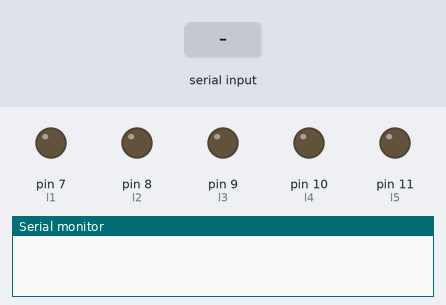
The sketch below on a simulated Arduino Uno, built with avr-gcc and run on an emulated ATmega328P. Shown: output pins drawn as LEDs (lit = HIGH), the last lines printed to the serial monitor. The inputs (shaded band) are chosen by the test bench. Pins used as bus, display or sensor lines are not drawn.

Above: at 1.2 s.
1.3 s: "A" received over Serial
At 2.4 s:
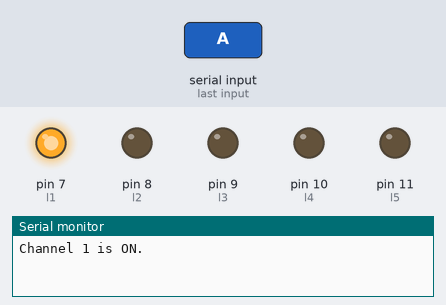
2.8 s: "B" received over Serial
At 3.6 s:
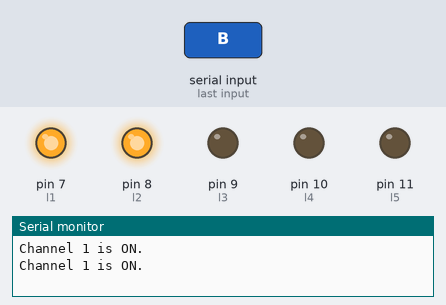
4.3 s: "a" received over Serial
At 4.7 s:
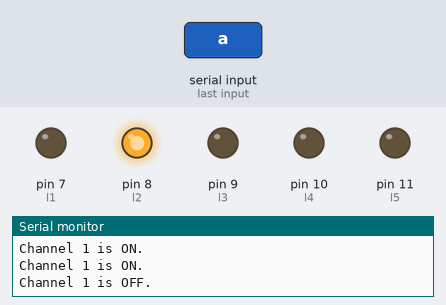
5.8 s: "C" received over Serial
At 7.0 s:
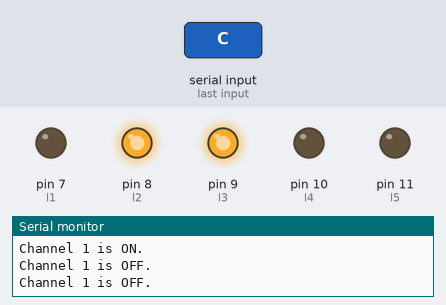
7.3 s: "D" received over Serial
At 8.2 s:
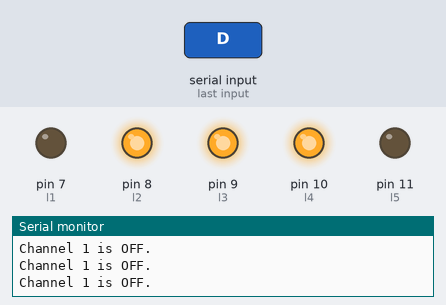
8.8 s: "E" received over Serial
At 9.3 s:
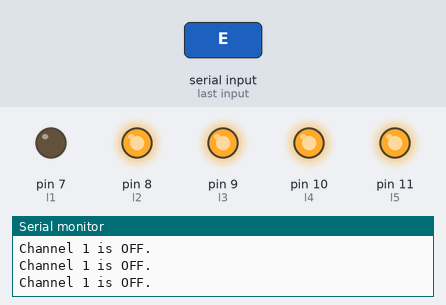
Timing chart, 0 to 11.3 s (numbered marks = the images above; inputs shaded):
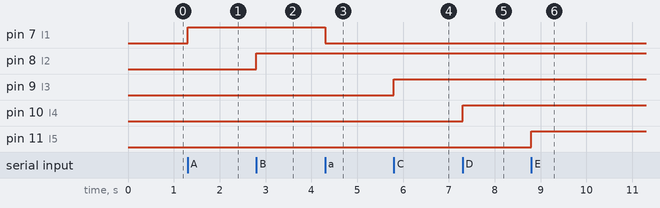

The sketch:

auto_timer.ino
```cpp
int r1=2, r2=3, r3=4, r4=5, r5=6;
int l1=7, l2=8, l3=9, l4=10, l5=11;
int state1=0, state2=0, state3=0, state4=0, state5=0,state6=0,state7=0,state8=0;
int indata=0,flag=0,flag1=0;
int d=1;
int h=0;
void setup()
{
 pinMode(r1,OUTPUT); digitalWrite(r1,LOW);
 pinMode(r2,OUTPUT); digitalWrite(r2,LOW);
 pinMode(r3,OUTPUT); digitalWrite(r3,LOW);
 pinMode(r4,OUTPUT); digitalWrite(r4,LOW);
 pinMode(r5,OUTPUT); digitalWrite(r5,LOW);
 pinMode(l1,OUTPUT); digitalWrite(l1,LOW);
 pinMode(l2,OUTPUT); digitalWrite(l2,LOW);
 pinMode(l3,OUTPUT); digitalWrite(l3,LOW);
 pinMode(l4,OUTPUT); digitalWrite(l4,LOW);
 pinMode(l5,OUTPUT); digitalWrite(l5,LOW);

 Serial.begin(9600);
}

void loop()
{if(flag1==1)
{
  h++;
  if(h==d)
state1=0;
}


  if(Serial.available())
  {
    indata=Serial.read();
    if(indata=='A'){ state1=1; flag=1;}
    if(indata=='B'){ state2=1; flag=1;}
    if(indata=='C'){ state3=1; flag=1;}
    if(indata=='D'){ state4=1; flag=1;}
    if(indata=='E'){ state5=1; flag=1;}
    if(indata=='a'){ state1=0; flag=1;}
    if(indata=='b'){ state2=0; flag=1;}
    if(indata=='c'){ state3=0; flag=1;}
    if(indata=='d'){ state4=0; flag=1;}
    if(indata=='e'){ state5=0; flag=1;}
    if(indata=='F'){ state6=1; flag=1;}
    if(indata=='G'){ state6=4; flag=1;}
    if(indata=='H'){ state6=6; flag=1;}


  }
  channel1(state1);
  channel2(state2);
  channel3(state3);
  channel4(state4);
  channel5(state5);
  timer(state6);

}

void channel1(int s)
{
  digitalWrite(r1,s);
  digitalWrite(l1,s);
  if(flag==1)
  {
  if(s==1) Serial.println("Channel 1 is ON.");
  else

  Serial.println("Channel 1 is OFF.");

  flag=0;
  }
}
void channel2(int s)
{
  digitalWrite(r2,s);
  digitalWrite(l2,s);
  if(flag==1)
  {
  if(s==1) Serial.println("Channel 2 is ON.");
  else Serial.println("Channel 2 is OFF.");
  flag=0;
  }
}
void channel3(int s)
{
  digitalWrite(r3,s);
  digitalWrite(l3,s);
  if(flag==1)
  {
  if(s==1) Serial.println("Channel 3 is ON.");
  else Serial.println("Channel 3 is OFF.");
  flag=0;
  }
}
void channel4(int s)
{
  digitalWrite(r4,s);
  digitalWrite(l4,s);
  if(flag==1)
  {
  if(s==1) Serial.println("Channel 4 is ON.");
  else Serial.println("Channel 4 is OFF.");
  flag=0;
  }
}
void channel5(int s)
{
  digitalWrite(r5,s);
  digitalWrite(l5,s);
  if(flag==1)
  {
  if(s==1) Serial.println("Channel 5 is ON.");
  else Serial.println("Channel 5 is OFF.");
  flag=0;
  }
}
void timer(int s)
{
  if(s==1)
  {
  d=d*2000;
  flag1=1;
  }
  else if(s==4)
  {
    d=d*2000;
    flag1=1;
  }
  else if(s==6)
  {
    d=1;
  flag1=0;
  h=0;
  }


}
```

Measured:
- after the input at 1.3 s, pin 7 (l1): LOW → HIGH at once
- after the input at 2.8 s, pin 8 (l2): LOW → HIGH at once
- after the input at 4.3 s, pin 7 (l1): HIGH → LOW at once
- after the input at 5.8 s, pin 9 (l3): LOW → HIGH at once
- after the input at 7.3 s, pin 10 (l4): LOW → HIGH at once
- after the input at 8.8 s, pin 11 (l5): LOW → HIGH at once
